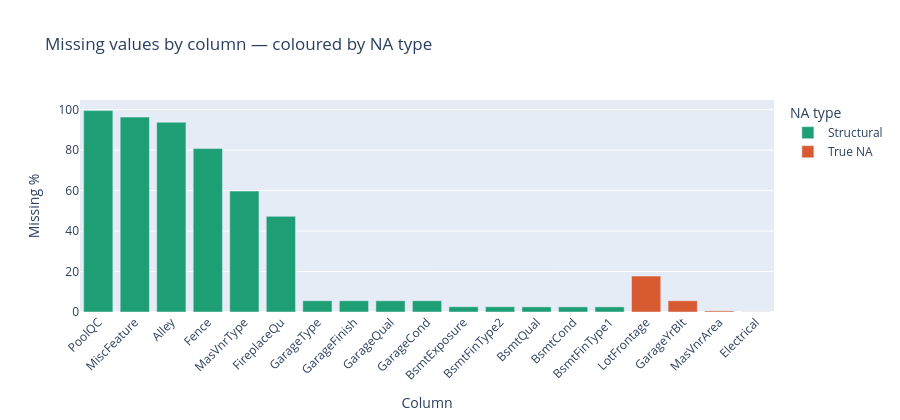

The cell this chart's notebook holds for it:
### Markdown cell above
### Visual missing-value overview

A chart makes it easier to spot which columns have the biggest missing-value burden to know where the real problems are.

### Code cell
# ── Visual: missing value heatmap ─────────────────────────────
fig = px.bar(missing_df.reset_index(),x='index', y='missing_pct',color='na_type',color_discrete_map={'Structural': '#1D9E75', 'True NA': '#D85A30'},
    labels={'index': 'Column', 'missing_pct': 'Missing %', 'na_type': 'NA type'},
    title='Missing values by column — coloured by NA type')
fig.update_layout(xaxis_tickangle=-45, height=420)
fig.show()

### Figure 1 — Plotly figure (JSON) as saved in the notebook; plotly's stock layout.template omitted (floating-point values rounded to 4 significant figures)
{"data": [{"hovertemplate": "NA type=Structural<br>Column=%{x}<br>Missing %=%{y}<extra></extra>", "legendgroup": "Structural", "marker": {"color": "#1D9E75", "pattern": {"shape": ""}}, "name": "Structural", "orientation": "v", "showlegend": true, "textposition": "auto", "type": "bar", "x": ["PoolQC", "MiscFeature", "Alley", "Fence", "MasVnrType", "FireplaceQu", "GarageType", "GarageFinish", "GarageQual", "GarageCond", "BsmtExposure", "BsmtFinType2", "BsmtQual", "BsmtCond", "BsmtFinType1"], "xaxis": "x", "y": [99.52, 96.3, 93.77, 80.75, 59.73, 47.26, 5.55, 5.55, 5.55, 5.55, 2.6, 2.6, 2.53, 2.53, 2.53], "yaxis": "y"}, {"hovertemplate": "NA type=True NA<br>Column=%{x}<br>Missing %=%{y}<extra></extra>", "legendgroup": "True NA", "marker": {"color": "#D85A30", "pattern": {"shape": ""}}, "name": "True NA", "orientation": "v", "showlegend": true, "textposition": "auto", "type": "bar", "x": ["LotFrontage", "GarageYrBlt", "MasVnrArea", "Electrical"], "xaxis": "x", "y": [17.74, 5.55, 0.55, 0.07], "yaxis": "y"}], "layout": {"barmode": "relative", "height": 420, "legend": {"title": {"text": "NA type"}, "tracegroupgap": 0}, "title": {"text": "Missing values by column — coloured by NA type"}, "xaxis": {"anchor": "y", "domain": [0, 1], "tickangle": -45, "title": {"text": "Column"}}, "yaxis": {"anchor": "x", "domain": [0, 1], "title": {"text": "Missing %"}}}}
